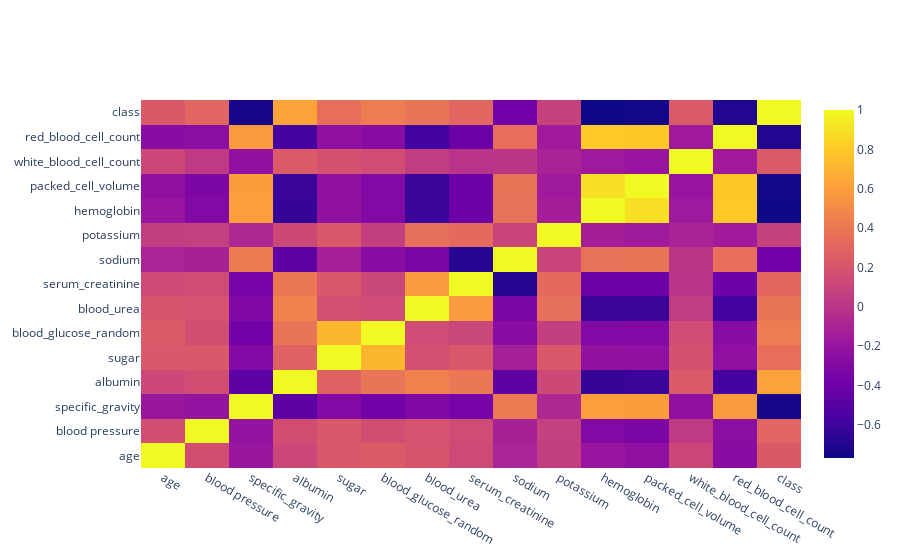

Here is the notebook cell this chart was saved with:
### Code cell
import plotly.graph_objects as go


data_corr = df.corr(numeric_only = True)
fig = go.Figure(data = go.Heatmap(z = data_corr.values,x = data_corr.columns,y = data_corr.index))
fig.show()

### Figure 1 — Plotly figure (JSON) as saved in the notebook; plotly's stock layout.template omitted (floating-point values rounded to 4 significant figures; data arrays with more than 128 entries replaced by an {"elided": "..."} marker saying what was removed)
{"data": [{"type": "heatmap", "x": ["age", "blood pressure", "specific_gravity", "albumin", "sugar", "blood_glucose_random", "blood_urea", "serum_creatinine", "sodium", "potassium", "hemoglobin", "packed_cell_volume", "white_blood_cell_count", "red_blood_cell_count", "class"], "y": ["age", "blood pressure", "specific_gravity", "albumin", "sugar", "blood_glucose_random", "blood_urea", "serum_creatinine", "sodium", "potassium", "hemoglobin", "packed_cell_volume", "white_blood_cell_count", "red_blood_cell_count", "class"], "z": {"elided": "15x15 float values"}}], "layout": {}}
